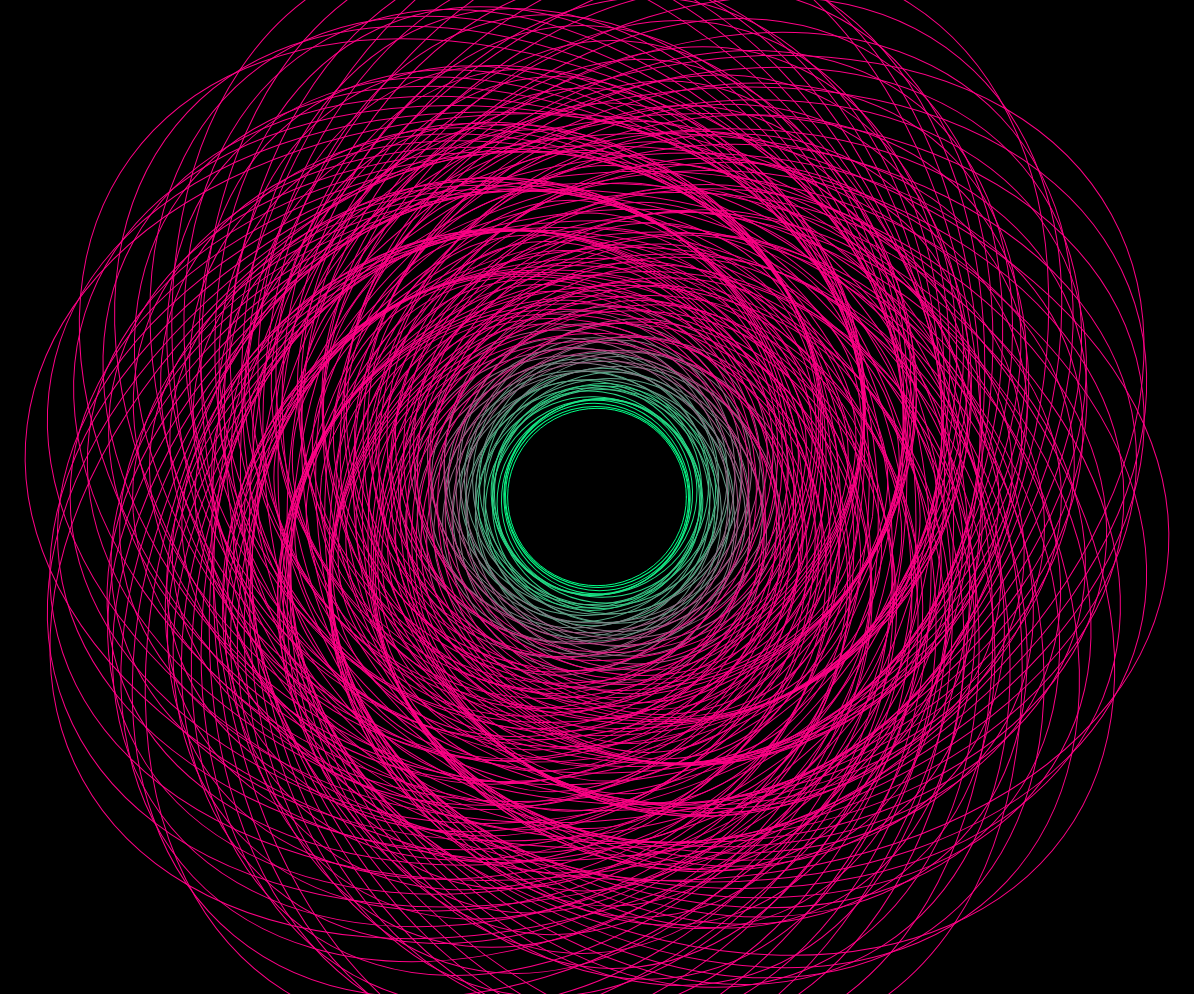
Frame 1 (no input)
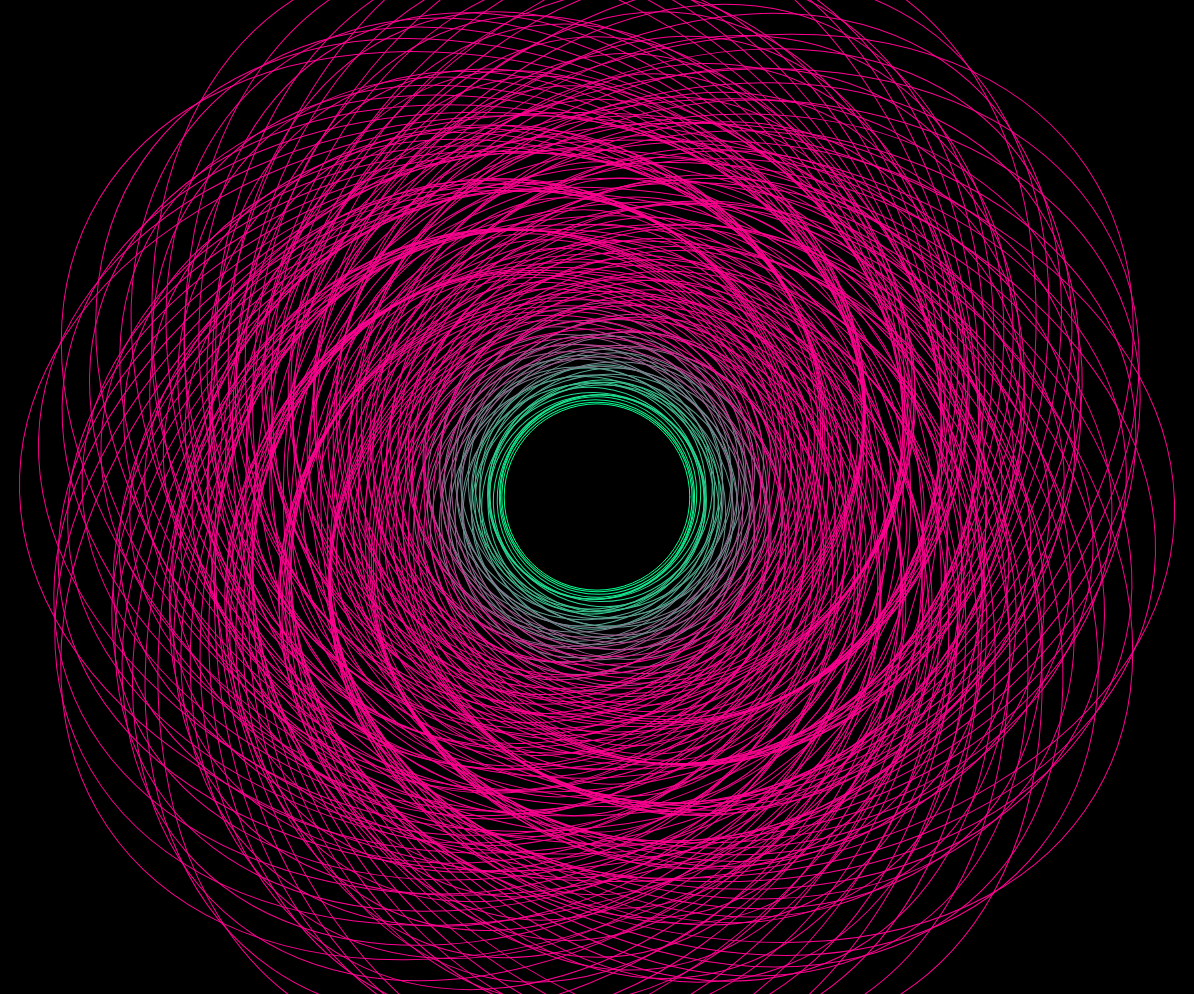
Frame 60 (no input)
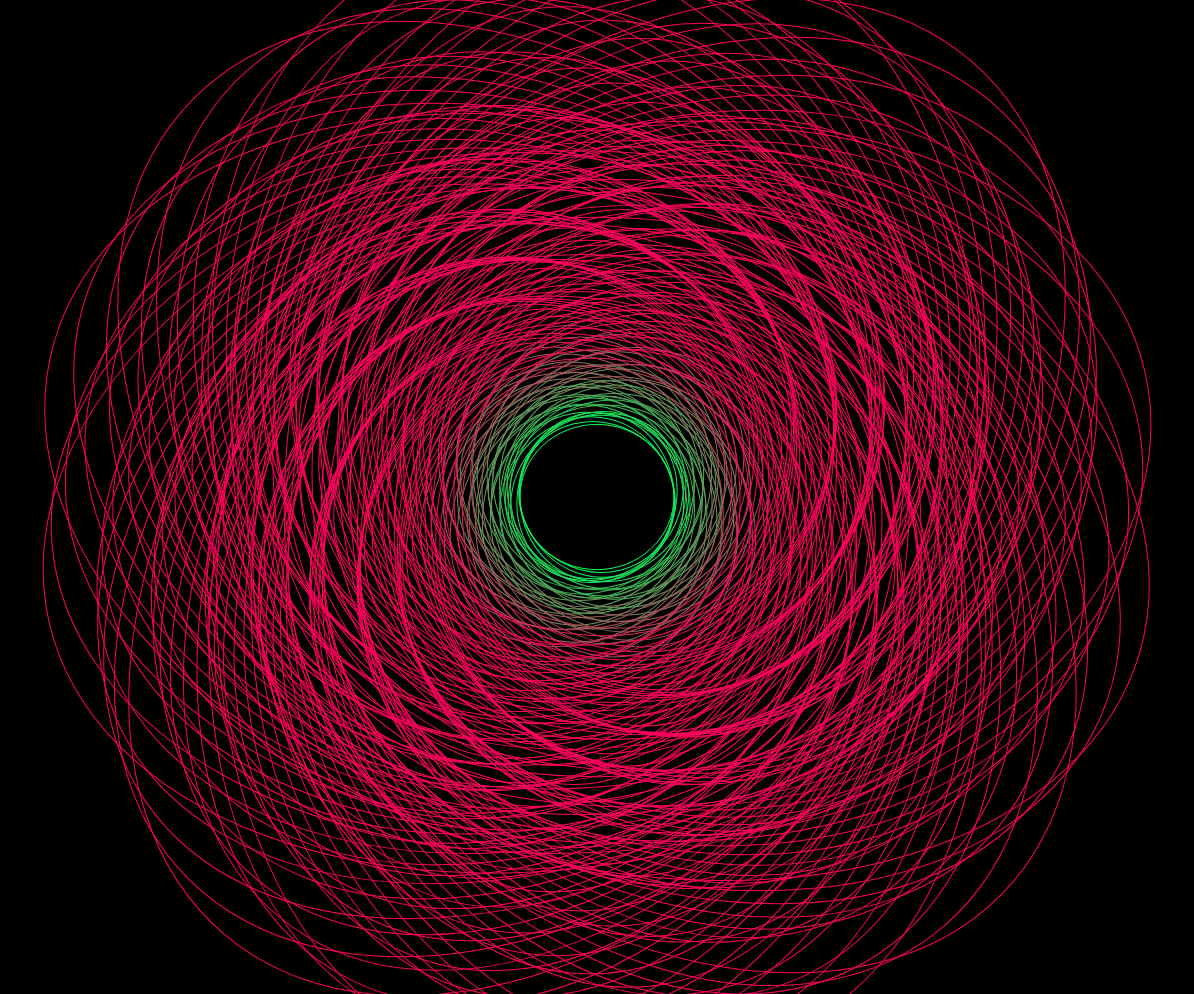
Frame 120 (the mouse pressed at the canvas centre since frame 60)

The p5.js sketch that drew these frames (run headless with seeded random() and noise() and a simulated clock; from frame 60 on, the mouse is pressed at the canvas centre):

// p5.js sketch
// ── sketch.js

function setup() {
    // setting up the sketch before to start drawing
    createCanvas(innerWidth - 6, innerHeight - 6); // or (innerWidth, innerHeight) [full screen]
    background(0)
}

function draw() {
    background(0);
    noFill();
    stroke(255);

    let h = 150;
    let animation = sin(frameCount * 0.05)
    animation = map(animation, -1, 1, 0.5, 1.8)
    h = h * animation;

    let animation2 = sin(frameCount * 0.05)
    animation2 = map(animation2, -1, 1, 0, 255)

    let animation3 = sin(frameCount * 0.05)
    animation3 = map(animation3, -1, 1, 100, 250)
    let animation4 = sin(frameCount * 0.05)
    animation4 = map(animation4, -1, 1, 100, 400)
    let animation5 = cos(frameCount * 0.001)
    animation5 = map(animation5, -1, 1, 0, 16)
    // console.log(frameCount);

    for (let i = 0; i < 200; i++) {
        let redValue = map(i, 0, 50, 0, 255);
        stroke(redValue, 255 - redValue, animation2);
        push()
        translate(width / 2, height / 2)
        let angle = map(i, 0, 100, 0, animation5 * PI)
        rotate(angle)
        ellipse(0, 0, animation3 + i * 5, i * 3 + h)
        pop()
    }
}

/* VERY IMPORTANT FEATURE TO RESIZE THE CANVAS*/

function windowResized() {
    resizeCanvas(innerWidth, innerHeight);
}
// ── style.css
body{
  margin: 0;
  padding: 0;
}
#p5Sketch{
  position: fixed; /* or relative or whatever you decide */
  /* width: you define it!; */
  /* height: you define it!; */
  /* i usually do full screen */
}


h1{
  color: #3333ff;
  font-family: 'Courier New', Courier, monospace;
  font-size: 2em;
  text-align: center;
  margin-top: 20px;
}
